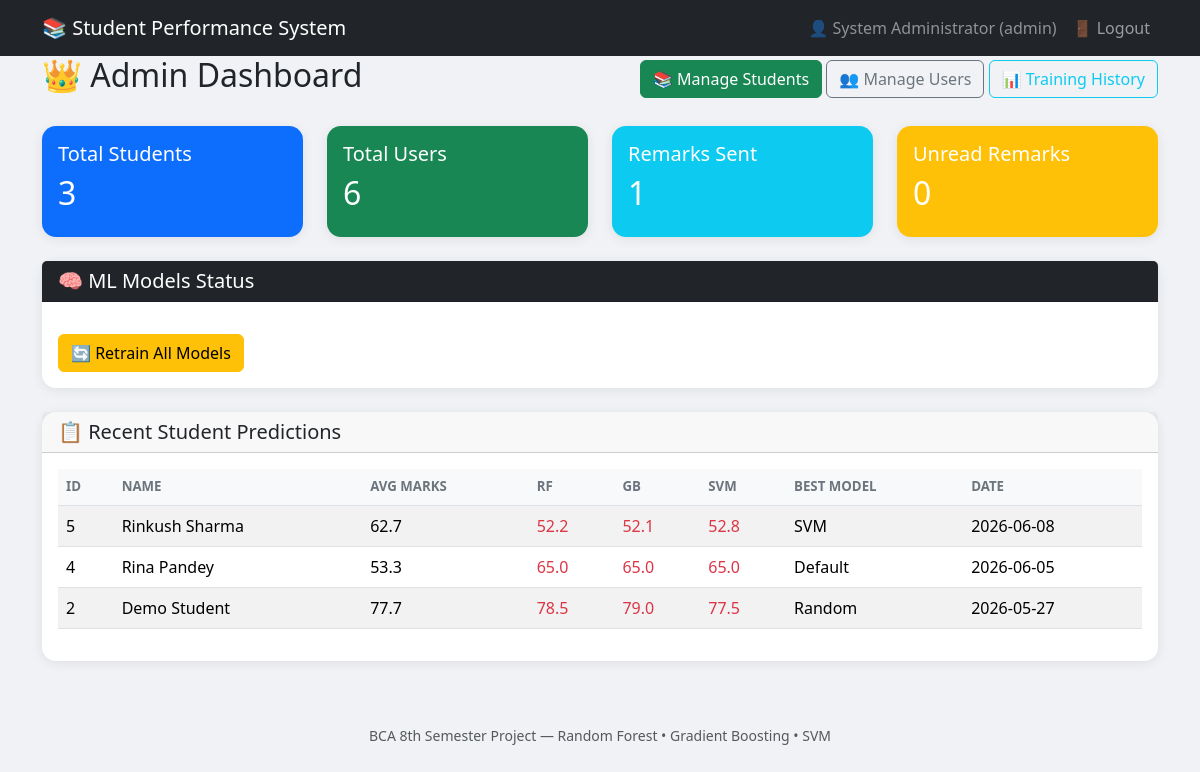
The page /admin/dashboard (signed in) on the database its author committed.
### models.py (models this page shows, shortened)
class Student(Base):
    __tablename__ = "students"
    id = Column(Integer, primary_key=True, autoincrement=True)
    name = Column(String(100), nullable=False)
    roll_number = Column(String(20), nullable=True)  # Student roll number
    attendance = Column(Float, nullable=False)      # 0–100 %
    math_marks = Column(Float, nullable=False)      # 0–100
    science_marks = Column(Float, nullable=False)   # 0–100
    english_marks = Column(Float, nullable=False)   # 0–100
    hours_studied = Column(Float, nullable=False)   # hours per day
    assignments = Column(Float, nullable=False)     # % completed
    prev_gpa = Column(Float, nullable=False)        # 0.0 – 4.0
    class_id = Column(Integer, ForeignKey("classes.id"), nullable=True)
    section_id = Column(Integer, ForeignKey("sections.id"), nullable=True)
    parent_contact = Column(String(20), nullable=True)
    parent_email = Column(String(100), nullable=True)
    address = Column(Text, nullable=True)
    enrollment_date = Column(DateTime, default=func.now())
    prediction_rf = Column(String(10), default="")
    prediction_gb = Column(String(10), default="")
    prediction_svm = Column(String(10), default="")
    confidence_rf = Column(Float, default=0.0)
    confidence_gb = Column(Float, default=0.0)
    confidence_svm = Column(Float, default=0.0)
    best_model = Column(String(30), default="")
    created_at = Column(DateTime, default=func.now())
    class_obj = relationship("Class", back_populates="students")
    section = relationship("Section", back_populates="students")

### routes.py (the view, shortened to what this page needs)
    @app.route("/admin/dashboard")
    @login_required
    @role_required(Roles.ADMIN)
    def dashboard_admin():
        db = SessionLocal()
        try:
            total_students = db.query(Student).count()
            total_users = db.query(User).count()
            total_remarks = db.query(Remark).count()
            unread_remarks = db.query(Remark).filter(Remark.is_read == False).count()
            total_classes = db.query(Class).count()
            total_sections = db.query(Section).count()
            recent_students = db.query(Student).order_by(Student.created_at.desc()).limit(10).all()
            recent_predictions = []
            for s in recent_students:
                avg_marks = (s.math_marks + s.science_marks + s.english_marks) / 3
                recent_predictions.append({
                    "id": s.id,
                    "name": s.name,
                    "roll_number": s.roll_number,
                    "avg_marks": round(avg_marks, 1),
                    "prediction_rf": s.prediction_rf,
                    "prediction_gb": s.prediction_gb or s.prediction_rf,
                    "prediction_svm": s.prediction_svm or s.prediction_rf,
                    "best_model": s.best_model or "Random Forest",
                    "created_at": s.created_at
                })
            training_history = db.query(TrainingHistory).order_by(TrainingHistory.trained_at.desc()).limit(5).all()
            history_list = []
            models_data = current_app.config.get("ML_MODELS", {})
            models_available = models_data and len(models_data) > 0 and 'Random Forest' in models_data
            db.close()
            return render_template("dashboard_admin.html",
                                 total_students=total_students,
                                 total_users=total_users,
                                 total_remarks=total_remarks,
                                 unread_remarks=unread_remarks,
                                 total_classes=total_classes,
                                 total_sections=total_sections,
                                 recent_predictions=recent_predictions,
                                 training_history=history_list,
                                 models_data=models_data,
                                 models_available=models_available)
        except Exception as e:
            db.close()
            flash(f"Error loading admin dashboard: {str(e)}", "danger")
            return render_template("dashboard_admin.html",
                                 total_students=0, total_users=0, total_remarks=0,
                                 unread_remarks=0, total_classes=0, total_sections=0,
                                 recent_predictions=[], training_history=[], models_data={})

### auth.py (called while the page is built)
def login_required(f):
    @wraps(f)
    def decorated_function(*args, **kwargs):
        if "user_id" not in session:
            flash("Please login first!", "warning")
            return redirect(url_for("login"))
        return f(*args, **kwargs)
    return decorated_function

def role_required(*allowed_roles):
    def decorator(f):
        @wraps(f)
        def decorated_function(*args, **kwargs):
            if "user_id" not in session:
                flash("Please login first!", "warning")
                return redirect(url_for("login"))
            if session.get("role") not in allowed_roles:
                flash("Access denied! You don't have permission for this page.", "danger")
                return redirect(url_for(f"dashboard_{session.get('role', 'student')}"))
            return f(*args, **kwargs)
        return decorated_function
    return decorator

### templates/dashboard_admin.html (shortened to what this page needs)
{% extends "base.html" %}
{% block content %}
<div class="d-flex justify-content-between align-items-center mb-4">
    <h2>👑 Admin Dashboard</h2>
    <div>
        <a href="{{ url_for('admin_students_list') }}" class="btn btn-success">📚 Manage Students</a>
        <a href="{{ url_for('admin_users') }}" class="btn btn-outline-secondary">👥 Manage Users</a>
        <a href="{{ url_for('admin_training_history') }}" class="btn btn-outline-info">📊 Training History</a>
    </div>
</div>
<div class="row mb-4">
    <div class="col-md-3">
        <div class="card text-white bg-primary">
            <div class="card-body">
                <h5 class="card-title">Total Students</h5>
                <h2>{{ total_students }}</h2>
            </div>
        </div>
    </div>
    <div class="col-md-3">
        <div class="card text-white bg-success">
            <div class="card-body">
                <h5 class="card-title">Total Users</h5>
                <h2>{{ total_users }}</h2>
            </div>
        </div>
    </div>
    <div class="col-md-3">
        <div class="card text-white bg-info">
            <div class="card-body">
                <h5 class="card-title">Remarks Sent</h5>
                <h2>{{ total_remarks }}</h2>
            </div>
        </div>
    </div>
    <div class="col-md-3">
        <div class="card text-white bg-warning">
            <div class="card-body">
                <h5 class="card-title">Unread Remarks</h5>
                <h2>{{ unread_remarks }}</h2>
            </div>
        </div>
    </div>
</div>
<div class="row mb-4">
    <div class="col-md-12">
        <div class="card">
            <div class="card-header bg-dark text-white">
                <h5 class="mb-0">🧠 ML Models Status</h5>
            </div>
            <div class="card-body">
                <form method="POST" action="{{ url_for('admin_retrain') }}" class="mt-3">
                    <button type="submit" class="btn btn-warning" onclick="return confirm('Retrain all models? This may take 30-60 seconds.')">
                        🔄 Retrain All Models
                    </button>
                </form>
            </div>
        </div>
    </div>
</div>
<div class="row">
    <div class="col-md-12">
        <div class="card">
            <div class="card-header">
                <h5 class="mb-0">📋 Recent Student Predictions</h5>
            </div>
            <div class="card-body">
                <div class="table-responsive">
                    <table class="table table-striped">
                        <thead>
                            <tr>
                                <th>ID</th>
                                <th>Name</th>
                                <th>Avg Marks</th>
                                <th>RF</th>
                                <th>GB</th>
                                <th>SVM</th>
                                <th>Best Model</th>
                                <th>Date</th>
                            </tr>
                        </thead>
                        <tbody>
                            {% for s in recent_predictions %}
                            <tr>
                                <td>{{ s.id }}</td>
                                <td>{{ s.name }}</td>
                                <td>{{ s.avg_marks }}</td>
                                <td class="{% if s.prediction_rf == 'Pass' %}text-success{% else %}text-danger{% endif %}">{{ s.prediction_rf }}</td>
                                <td class="{% if s.prediction_gb == 'Pass' %}text-success{% else %}text-danger{% endif %}">{{ s.prediction_gb }}</td>
                                <td class="{% if s.prediction_svm == 'Pass' %}text-success{% else %}text-danger{% endif %}">{{ s.prediction_svm }}</td>
                                <td>{{ s.best_model.split()[0] if s.best_model else '-' }}</td>
                                <td>{{ s.created_at.strftime('%Y-%m-%d') if s.created_at else '-' }}</td>
                            </tr>
                            {% endfor %}
                        </tbody>
                    </table>
                </div>
            </div>
        </div>
    </div>
</div>
{% endblock %}

### templates/base.html (style rules this page uses)
body { background-color: #f0f2f5; font-family: 'Segoe UI', sans-serif; }
.card { border: none; border-radius: 14px; box-shadow: 0 2px 12px rgba(0,0,0,0.08); }
.table th { background:#f8f9fa; font-weight:600; font-size:0.83rem; text-transform:uppercase; color:#6c757d; }

### rows shown on the page
Student: id "5", name "Rinkush Sharma", avg_marks "62.7", prediction_rf "52.2", prediction_gb "52.1", prediction_svm "52.8", best_model "SVM", created_at "2026-06-08"
Student: id "4", name "Rina Pandey", avg_marks "53.3", prediction_rf "65.0", prediction_gb "65.0", prediction_svm "65.0", best_model "Default", created_at "2026-06-05"
Student: id "2", name "Demo Student", avg_marks "77.7", prediction_rf "78.5", prediction_gb "79.0", prediction_svm "77.5", best_model "Random", created_at "2026-05-27"

### other values the page prints
{{ session.get('full_name') }} "System Administrator"
{{ session.get('role') }} "admin"
{{ total_students }} "3"
{{ total_users }} "6"
{{ total_remarks }} "1"
{{ unread_remarks }} "0"
